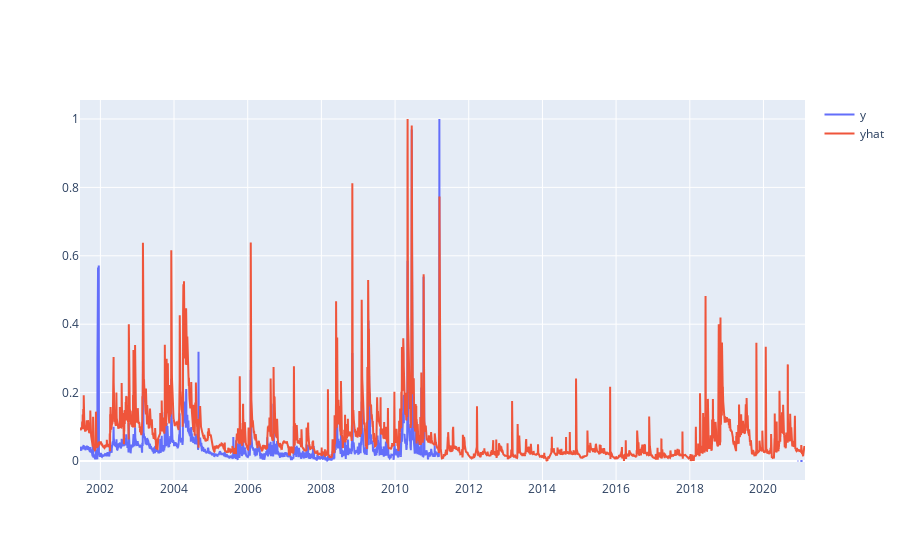

Notebook code cell kept with this figure:
### Code cell
#plot y and yhat with plotly
import plotly.graph_objects as go
fig = go.Figure()
fig.add_trace(go.Scatter(x=df['ds'], y=y, mode='lines', name='y'))
fig.add_trace(go.Scatter(x=df['ds'], y=yhat, mode='lines', name='yhat'))
fig.show()

### Figure 1 — Plotly figure (JSON) as saved in the notebook; plotly's stock layout.template omitted (floating-point values rounded to 4 significant figures; data arrays with more than 128 entries replaced by an {"elided": "..."} marker saying what was removed)
{"data": [{"mode": "lines", "name": "y", "type": "scatter", "x": {"elided": "7189 str values"}, "y": {"elided": "7189 float values"}}, {"mode": "lines", "name": "yhat", "type": "scatter", "x": {"elided": "7189 str values"}, "y": {"elided": "7189 float values"}}], "layout": {}}
